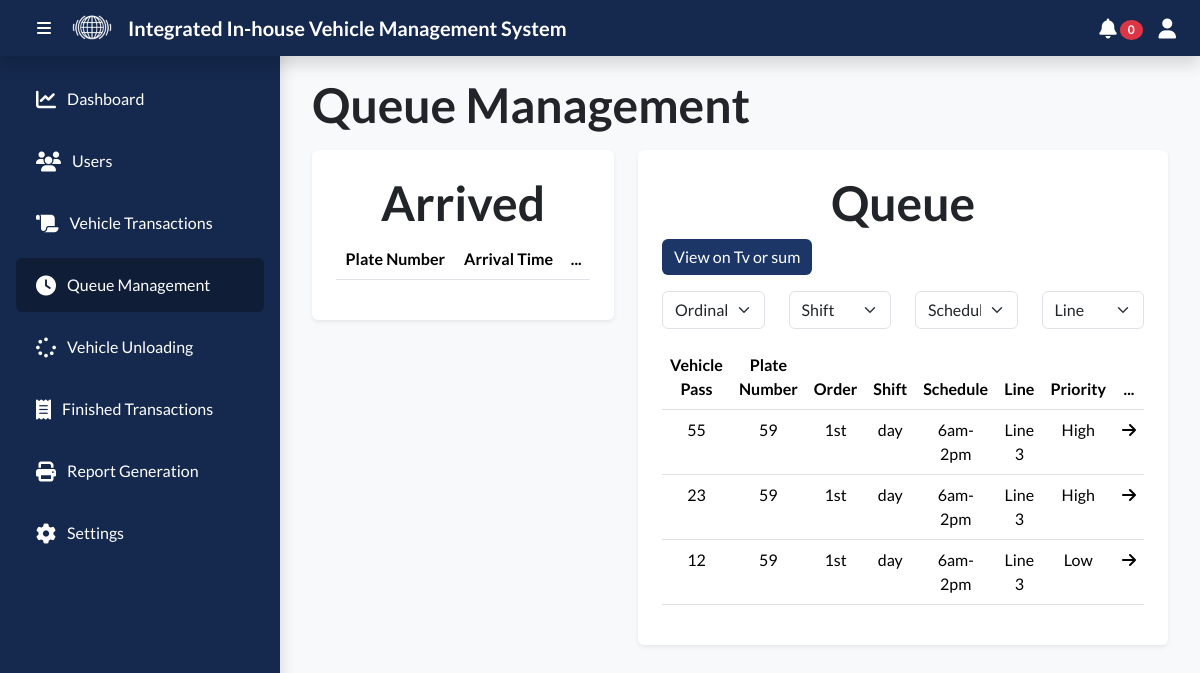
Screenshot of /admin/queue.php (signed in) with the database file from the repository.
### tables this page shows
CREATE TABLE `transaction` (
  `transaction_id` int(11) NOT NULL AUTO_INCREMENT,
  `to_reference` varchar(50) NOT NULL,
  `hauler_id` int(11) DEFAULT NULL,
  `vehicle_id` int(11) DEFAULT NULL,
  `driver_id` int(11) DEFAULT NULL,
  `helper_id` int(11) DEFAULT NULL,
  `project_id` int(11) DEFAULT NULL,
  `origin_id` int(11) DEFAULT NULL,
  `no_of_bales` int(11) DEFAULT NULL,
  `kilos` int(11) DEFAULT NULL,
  `time_spent_waiting_area` varchar(255) DEFAULT NULL,
  `demurrage` varchar(255) DEFAULT NULL,
  `status` enum('done','ongoing','arrived','departed','queue','standby') DEFAULT 'departed',
  `time_of_departure` datetime DEFAULT NULL,
  `created_at` timestamp NOT NULL DEFAULT current_timestamp(),
  PRIMARY KEY (`transaction_id`),
  KEY `hauler_id` (`hauler_id`),
  KEY `vehicle_id` (`vehicle_id`),
  KEY `driver_id` (`driver_id`),
  KEY `project_id` (`project_id`),
  KEY `origin_id` (`origin_id`) USING BTREE,
  KEY `helper_id` (`helper_id`) USING BTREE,
  CONSTRAINT `transaction_ibfk_1` FOREIGN KEY (`hauler_id`) REFERENCES `hauler` (`hauler_id`),
  CONSTRAINT `transaction_ibfk_2` FOREIGN KEY (`vehicle_id`) REFERENCES `vehicle` (`vehicle_id`),
  CONSTRAINT `transaction_ibfk_3` FOREIGN KEY (`driver_id`) REFERENCES `driver` (`driver_id`),
  CONSTRAINT `transaction_ibfk_4` FOREIGN KEY (`project_id`) REFERENCES `project` (`project_id`),
  CONSTRAINT `transaction_ibfk_5` FOREIGN KEY (`origin_id`) REFERENCES `origin` (`origin_id`),
  CONSTRAINT `transaction_ibfk_6` FOREIGN KEY (`helper_id`) REFERENCES `helper` (`helper_id`)
);

CREATE TABLE `queue` (
  `queue_id` int(11) NOT NULL AUTO_INCREMENT,
  `transaction_id` int(11) NOT NULL,
  `queue_number` int(11) DEFAULT NULL,
  `ordinal` enum('1st','2nd','3rd','3rd/1st') DEFAULT NULL,
  `shift` enum('day','night','day/night') DEFAULT NULL,
  `schedule` enum('6am-2pm','2pm-6am','6am-2pm/2pm-6am') DEFAULT NULL,
  `transfer_in_line` enum('Line 3','Line 4','Line 5','Line 6','GLAD WHSE','WHSE 2-BAY 2','WHSE 2-BAY 3') DEFAULT NULL,
  `priority` tinyint(1) DEFAULT NULL,
  `created_at` timestamp NOT NULL DEFAULT current_timestamp() ON UPDATE current_timestamp(),
  PRIMARY KEY (`queue_id`),
  KEY `transaction_id` (`transaction_id`) USING BTREE,
  CONSTRAINT `queue_transaction_fk` FOREIGN KEY (`transaction_id`) REFERENCES `transaction` (`transaction_id`) ON DELETE CASCADE
);

CREATE TABLE `vehicle` (
  `vehicle_id` int(11) NOT NULL AUTO_INCREMENT,
  `plate_number` varchar(50) NOT NULL,
  `truck_type` varchar(50) DEFAULT NULL,
  `hauler_id` int(11) DEFAULT NULL,
  `created_at` timestamp NOT NULL DEFAULT current_timestamp() ON UPDATE current_timestamp(),
  PRIMARY KEY (`vehicle_id`),
  KEY `hauler_id` (`hauler_id`),
  CONSTRAINT `hauler_id` FOREIGN KEY (`hauler_id`) REFERENCES `hauler` (`hauler_id`)
);

### admin/queue.php (the view, shortened to what this page needs)
<?php
require_once '../api/db_connection.php';
?>
<!DOCTYPE html>
<html lang="en">
<head>
    <link rel="stylesheet" href="../public/css/bootstrap.min.css">
    <link rel="stylesheet" href="css/style.css">
</head>
<body class="bg-light">
    <?php
    include_once('./navbar/navbar.php');
    ?>
    <div class="content" id="content">
        <div class="container">
            <h1 class="display-5 fw-bold mb-3">Queue Management</h1>
            <div class="row">
                <div class="col">
                    <div class="p-4 shadow-sm bg-body rounded text-center">
                        <h1 class="display-5 fw-bold">Arrived</h1>
                        <table class="table table-hover text-center">
                            <thead>
                                <tr>
                                    <th>Plate Number</th>
                                    <th>Arrival Time</th>
                                    <th>...</th>
                                </tr>
                            </thead>
                        </table>
                    </div>
                </div>
                <div class="col">
                    <div class="p-4 shadow-sm bg-body rounded">
                        <h1 class="display-5 fw-bold text-center">Queue</h1>
                        <a class="btn btn-primary" href="view-queue.php">View on Tv or sum</a>
                        <div class="row my-3">
                            <div class="col">
                                <select id="ordinalFilter" class="form-select">
                                    <option value="">Ordinal</option>
                                </select>
                            </div>
                            <div class="col">
                                <select id="shiftFilter" class="form-select">
                                    <option value="">Shift</option>
                                </select>
                            </div>
                            <div class="col">
                                <select id="scheduleFilter" class="form-select">
                                    <option value="">Schedule</option>
                                </select>
                            </div>
                            <div class="col">
                                <select id="lineFilter" class="form-select">
                                    <option value="">Line</option>
                                </select>
                            </div>
                        </div>
                        <table class="table table-hover text-center" id="queue-table">
                            <thead>
                                <tr>
                                    <th class="text-center">Vehicle Pass</th>
                                    <th class="text-center">Plate Number</th>
                                    <th class="text-center">Order</th>
                                    <th class="text-center">Shift</th>
                                    <th class="text-center">Schedule</th>
                                    <th class="text-center">Line</th>
                                    <th class="text-center">Priority</th>
                                    <th class="text-center">...</th>
                                </tr>
                            </thead>
                            <tbody id="queueTable">
                                <?php
                                $sql = "SELECT * FROM transaction inner join vehicle on transaction.vehicle_id = vehicle.vehicle_id inner join queue on transaction.transaction_id = queue.transaction_id where status = 'queue' order by priority desc";
                                $result = mysqli_query($conn, $sql);
                                while ($row = mysqli_fetch_assoc($result)) {
                                ?>
                                    <tr onclick="viewQueue(<?= $row['transaction_id'] ?>)" style="cursor: pointer;">
                                        <td class="text-center" scope="row"><?= $row['queue_number'] ?></td>
                                        <td class="text-center" scope="row"><?= $row['plate_number'] ?></td>
                                        <td class="text-center" scope="row"><?= $row['ordinal'] ?></td>
                                        <td class="text-center" scope="row"><?= $row['shift'] ?></td>
                                        <td class="text-center" scope="row"><?= $row['schedule'] ?></td>
                                        <td class="text-center" scope="row"><?= $row['transfer_in_line'] ?></td>
                                        <td class="text-center" scope="row">
                                            <?= $row['priority'] == 1 ? 'High' : 'Low' ?>
                                        </td>
                                        <td class="text-center" scope="row"><i class="fa-solid fa-arrow-right"></i></td>
                                    </tr>
                                <?php
                                }
                                ?>
                            </tbody>
                        </table>
                    </div>
                </div>
            </div>
        </div>
    </div>
</body>
</html>

### admin/navbar/navbar.php (shortened to what this page needs)
<nav class="navbar navbar-expand-lg fixed-top px-3 shadow">
    <button class="btn mx-2" id="sidebarToggle">
        <i class="fa-solid fa-bars" style="color: #ffffff;"></i>
    </button>
    <img src="../assets/Untitled-1.png" style="width: 40px;">
    <a class="navbar-brand ms-3 fw-bold">Integrated In-house Vehicle Management System</a>
    <div class="collapse navbar-collapse justify-content-end">
        <ul class="navbar-nav ml-auto">
            <li class="nav-item dropdown ">
                <a class="nav-link" href="#" id="notificationDropdown" role="button" data-bs-toggle="dropdown" aria-expanded="false">
                    <i class="fa-solid fa-bell fa-lg" style="color:#ffffff"></i>
                    <span class="badge bg-danger rounded-circle">
                        <?php
                        $currentTime = date('Y-m-d H:i:s');
                        $transactionCountQuery = "SELECT COUNT(*) FROM transaction WHERE created_at >= '$currentTime' AND status = 'departed'";
                        $result = mysqli_query($conn, $transactionCountQuery);
                        $transactionCount = mysqli_fetch_array($result)[0];
                        echo $transactionCount;
                        ?>
                    </span>
                </a>
            </li>
            <div class="dropdown">
                <li class="nav-item dropdown bg">
                    <a href="#" class="nav-link " data-bs-toggle="dropdown" aria-expanded="false">
                        <i class="fa-solid fa-user fa-lg" style="color:#ffffff"></i>
                    </a>
                </li>
            </div>
        </ul>
    </div>
</nav>
<div class="sidebar shadow" id="sidebar">
    <div class="d-flex flex-column flex-shrink-0 p-3" style="width: 280px; height: 100svh; ">
        <ul class="nav nav-pills flex-column mb-3">
            <li class="nav-item mb-2">
                <a href="index.php" class="nav-link text-white">
                    <i class="fa-solid fa-chart-line fa-lg me-2 "></i>
                    Dashboard
                </a>
            </li>
            <li class="nav-item mb-2">
                <a href="users.php" class="nav-link text-white">
                    <i class="fa-solid fa-users fa-lg me-2"></i>
                    Users
                </a>
            </li>
            <li class="nav-item mb-2">
                <a class="nav-link text-white" href="view-transaction.php">
                    <i class="fa-solid fa-scroll fa-lg me-2"></i>
                    Vehicle Transactions
                </a>
            </li>
            <li class="nav-item mb-2">
                <a href="queue.php" class="nav-link text-white">
                    <i class="fa-solid fa-clock fa-lg me-2"></i>
                    Queue Management
                </a>
            </li>
            <li class="nav-item mb-2">
                <a href="unloading.php" class="nav-link text-white">
                    <i class="fa-solid fa-spinner fa-lg me-2"></i> Vehicle Unloading
                </a>
            </li>
            <li class="nav-item mb-2">
                <a href="finished-transactions.php" class="nav-link text-white">
                    <i class="fa-solid fa-receipt fa-lg me-2"></i> Finished Transactions
                </a>
            </li>
            <li class="nav-item mb-2">
                <a href="report-generation.php" class="nav-link text-white">
                    <i class="fa-solid fa-print fa-lg me-2"></i>
                    Report Generation
                </a>
            </li>
            <li class="nav-item mb-2">
                <a href="settings.php" class="nav-link text-white">
                    <i class="fa-solid fa-gear fa-lg me-2"></i> Settings
                </a>
            </li>
        </ul>
    </div>
</div>

### admin/css/style.css (style rules this page uses)
body { padding-top: 56px; font-family: "Lato", sans-serif; }
.navbar { background-color: #15294e; }
.navbar-brand { color: white; }
.sidebar { position: fixed; top: 0; bottom: 0; left: 0; width: 280px; background-color: #15294e; transition: all 0.3s; padding-top: 56px; }
.sidebar .nav-link { color: #fff; padding: 15px 20px; transition: background-color 0.05s, color 0.05s; }
.sidebar .nav-link.active { background-color: #0f1d37; color: #ffffff; }
.content { transition: margin-left 0.3s; margin-left: 280px; padding: 20px; }
.btn-primary { background-color: #1b3667; border: #1b3667; }

### rows the page displays
transaction: queue.queue_number "55", vehicle.plate_number "59", queue.ordinal "1st", queue.shift "day", queue.schedule "6am-2pm", queue.transfer_in_line "Line 3", shows "High"
transaction: queue.queue_number "23", vehicle.plate_number "59", queue.ordinal "1st", queue.shift "day", queue.schedule "6am-2pm", queue.transfer_in_line "Line 3", shows "High"
transaction: queue.queue_number "12", vehicle.plate_number "59", queue.ordinal "1st", queue.shift "day", queue.schedule "6am-2pm", queue.transfer_in_line "Line 3", shows "Low"

### other values shown
$transactionCount "0"
